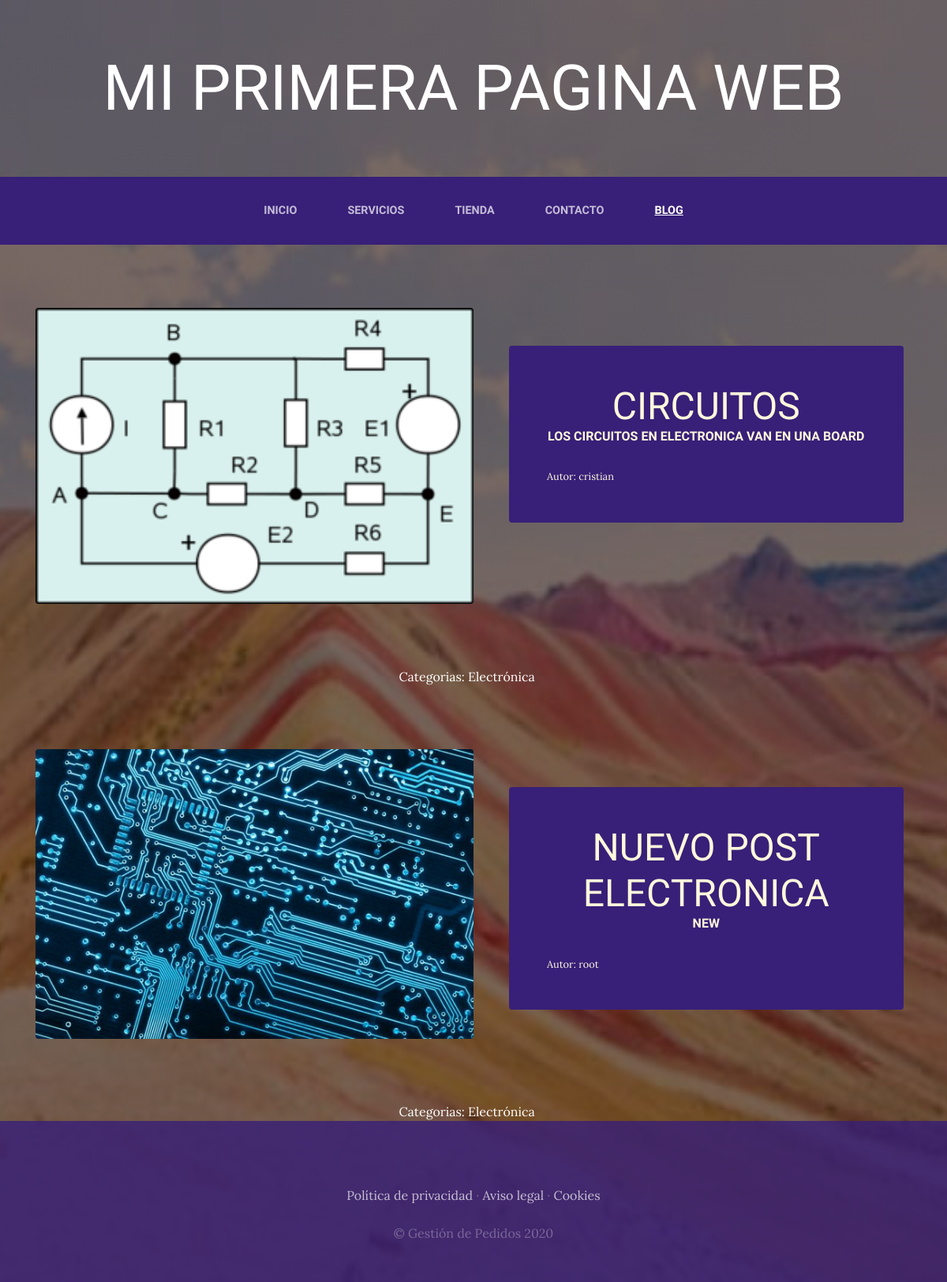
The page /blog/categoria/6/ on the database its author committed.
### blog/models.py (models this page shows, shortened)
class Post(models.Model):
	titulo=models.CharField(max_length=50)
	contenido=models.CharField(max_length=50)
	imagen=models.ImageField(upload_to="blog", null=True, blank =True)#En un blog a diferencia de servicio, la imagen es opcional por eso se pone null=blank=True
	autor=models.ForeignKey(User, on_delete=models.CASCADE)
	categorias=models.ManyToManyField(Categoria)
	created=models.DateTimeField(auto_now_add=True)
	updated=models.DateTimeField(auto_now_add=True)
	class Meta:
		verbose_name='post'
		verbose_name_plural='posts'

class Categoria(models.Model):
	nombre=models.CharField(max_length=50)
	created=models.DateTimeField(auto_now_add=True)
	updated=models.DateTimeField(auto_now_add=True)
	class Meta:
		verbose_name='categoria'
		verbose_name_plural='categorias'

### blog/views.py (the view)
# urls.py: path('categoria/<int:categoria_id>/', views.categoria, name="categoria") #Aca creamos una url dinamica que llama al id de losw objetos tipo categoria
def categoria(request, categoria_id):
	categoria=Categoria.objects.get(id=categoria_id)
	posts=Post.objects.filter(categorias=categoria)
	return render(request, "blog/categoria.html", {'categoria':categoria, "posts": posts})

### carro/context_processor.py (called while the page is built)
def importe_total_carro(request):#Esta funcion sirve para darnos el valor actual del carro, osea el importe que se debe paghar segun que cosas tenga el car
	total=0 #Empieza en cero
	if request.user.is_authenticated:#Verificamos la autenticidad del usuARIO ANTES (SI EL USARIO ESTA LOGGEADO)
		for key, value in request.session["carro"].items(): #Recorremos cada producto del carro
			total=total+(float(value["precio"])*value["cantidad"]) #Y hallamos su importe total y sumamos uno a uno
	return{"importe_total_carro":total} #finalmente retornamoss un diccionario con key: "importe_tyotal_carro" y valor lo que sacamos de total

### blog/templates/blog/categoria.html
{% extends "ProyectoWebApp/base.html" %}
{% load static %}
{%block content %}
	{% for post in posts %}
	<section class="page-section clearfix">
    	<div class="container">
      		<div class="intro">
        		<img class="intro-img img-fluid mb-3 mb-lg-0 rounded" src="{{post.imagen.url}}" alt="" style="width: 50%;">
        		<div class="intro-text left-0 text-center bg-faded p-5 rounded">
          			<h2 class="section-heading mb-4" >
            			<span class="section-heading-lower">{{post.titulo}}</span>
            			<span class="section-heading-upper">{{post.contenido}}</span>
          			</h2>
          			<div style="text-align: left; font-size: 0.8em;">
          				Autor: {{post.autor}}
          			</div>
        		</div>
      		</div>
    	</div>
  	</section>
  	<section>
  		<div style="width: 75%; margin: auto;text-align: center;color: white;">
  			Categorias:
  			{% for categoria in post.categorias.all %}
  				{{categoria.nombre}} &nbsp;&nbsp;&nbsp;
  			{%endfor%}
  		</div>
  	</section>
  	{%endfor%}
{% endblock %}

### ProyectoWebApp/static/ProyectoWebApp/css/gestion.css (style rules this page uses)
body { font-family: 'Lora'; background: linear-gradient(rgba(47, 23, 15, 0.65), rgba(47, 23, 15, 0.65)), url("../img/bg_main.jpg"); background-attachment: fixed; background-position: center; background-size: cover; }
h1, h2, h3, h4, h5, h6 { font-family: 'Raleway'; }
.page-section { margin-top: 5rem; margin-bottom: 5rem; }
.section-heading { text-transform: uppercase; }
.section-heading .section-heading-upper { display: block; font-size: 1rem; font-weight: 800; padding-bottom:.5rem; }
.section-heading .section-heading-lower { display: block; font-size: 3rem; font-weight: 100; }
.bg-faded { background-color: rgba(255, 255, 255, 0.85); }
.intro { position: relative; }
@media (min-width: 992px) { .intro .intro-img { width: 75%; float: left; } }
@media (min-width: 992px) { .intro .intro-text { left: 600; width: 60%; margin-top: 3rem; background-color: rgba(56, 31, 120); color: cornsilk; position: absolute; } }
@media (min-width: 1200px) { .intro .intro-text { width: 45%; } }

### rows shown on the page
Post: imagen (picture), titulo "CIRCUITOS", contenido "LOS CIRCUITOS EN ELECTRONICA VAN EN UNA BOARD", autor "cristian"
Categoria: nombre "Electrónica"
Post: imagen (picture), titulo "NUEVO POST ELECTRONICA", contenido "NEW", autor "root"
